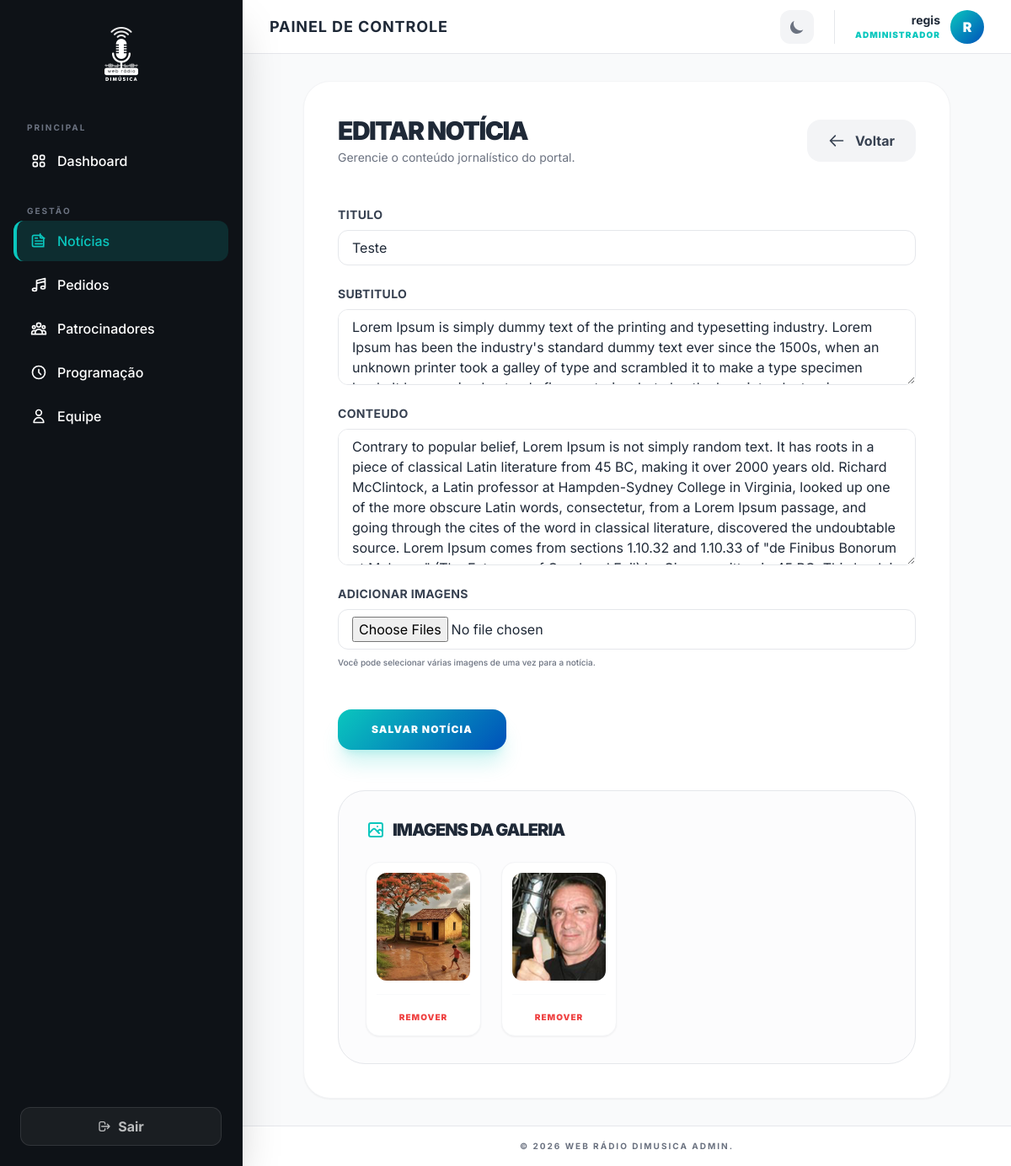
Before: /painel/noticias/2/editar/ (signed in) with the older database file.
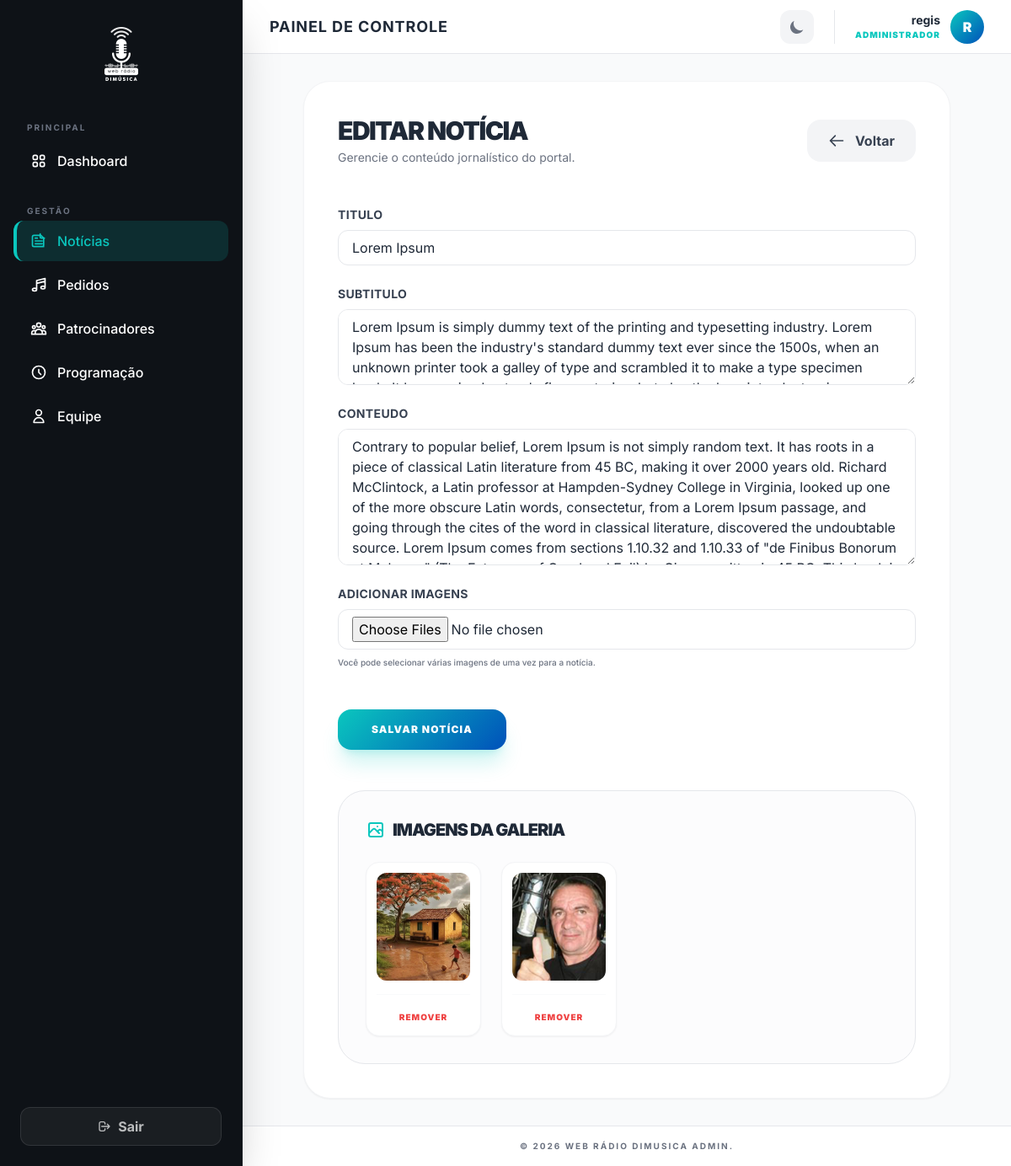
After: the same page with the newer database file.
### notices/models.py (models this page shows, shortened)
class Noticias(models.Model):
    titulo = models.CharField(max_length=255, unique=True, blank=False, null=False)
    subtitulo = models.TextField(blank=False, null=False)
    conteudo = models.TextField(blank=False, null=False)
    created_at = models.DateTimeField(auto_now_add=True)
    updated_at = models.DateTimeField(auto_now=True)
    created_by = models.ForeignKey(User, on_delete=models.SET_NULL, null=True, related_name='noticias_criadas')
    updated_by = models.ForeignKey(User, on_delete=models.SET_NULL, null=True, related_name='noticias_editadas')

### webadmin/views.py (the view)
# urls.py: path('noticias/<int:pk>/editar/', views.noticia_form, name='admin_noticia_edit'),
@login_required(login_url='admin_login')
def noticia_form(request, pk=None):
    if pk:
        noticia = get_object_or_404(Noticias, pk=pk)
    else:
        noticia = None
    if request.method == 'POST':
        form = NoticiaForm(request.POST, request.FILES, instance=noticia)
        if form.is_valid():
            noticia_obj = form.save(commit=False)
            if not pk:  # Nova notícia
                noticia_obj.created_by = request.user
            noticia_obj.updated_by = request.user
            noticia_obj.save()
            for f in request.FILES.getlist('imagens'):
                Imagem.objects.create(noticia=noticia_obj, imagem=f, rodape='Imagem anexada')
            messages.success(request, 'Notícia salva com sucesso!')
            return redirect('admin_noticias_list')
    else:
        form = NoticiaForm(instance=noticia)
    return render(request, 'webadmin/noticia_form.html', {
        'form': form,
        'is_edit': bool(pk)
    })

### webadmin/templates/webadmin/noticia_form.html (shortened to what this page needs)
{% extends 'webadmin/base.html' %}
{% block content %}
<div class="max-w-3xl mx-auto bg-white dark:bg-dark-lighter p-6 lg:p-10 rounded-[32px] shadow-sm border border-gray-100 dark:border-white/5 transition-colors duration-300">
    <div class="flex flex-col sm:flex-row justify-between items-start sm:items-center gap-6 mb-12">
        <div>
            <h2 class="text-3xl font-black text-gray-800 dark:text-white uppercase tracking-tighter">
                {% if is_edit %}Editar Notícia{% else %}Nova Notícia{% endif %}
            </h2>
            <p class="text-sm text-gray-500 dark:text-gray-400 mt-1">Gerencie o conteúdo jornalístico do portal.</p>
        </div>
        <a href="{% url 'admin_noticias_list' %}" class="inline-flex items-center gap-3 px-6 py-3 bg-gray-100 dark:bg-white/5 text-gray-700 dark:text-gray-300 font-bold rounded-2xl hover:bg-gray-200 dark:hover:bg-white/10 transition-all duration-300 border border-transparent group">
            <svg xmlns="http://www.w3.org/2000/svg" class="h-5 w-5 transform group-hover:-translate-x-1 transition-transform" fill="none" viewBox="0 0 24 24" stroke="currentColor"><path stroke-linecap="round" stroke-linejoin="round" stroke-width="2" d="M10 19l-7-7m0 0l7-7m-7 7h18" /></svg>
            Voltar
        </a>
    </div>
    <form method="post" enctype="multipart/form-data" class="space-y-6">
        {% for field in form %}
            <div class="flex flex-col">
                <label class="font-bold text-sm text-gray-700 dark:text-gray-300 mb-2 uppercase tracking-wide">{{ field.label }}</label>
                {{ field }}
                {% if field.help_text %}
                    <span class="text-[10px] text-gray-500 dark:text-gray-400 mt-2 font-medium">{{ field.help_text }}</span>
                {% endif %}
            </div>
        {% endfor %}
        <div class="pt-6">
            <button type="submit" class="btn-gradient text-white px-10 py-4 rounded-2xl font-black uppercase tracking-widest text-xs shadow-xl shadow-teal/20 transition-all hover:scale-105 active:scale-95">
                Salvar Notícia
            </button>
        </div>
    </form>
    {% if is_edit and form.instance.imagens.all %}
    <div class="mt-12 p-8 bg-gray-50/50 dark:bg-black/10 rounded-[32px] border border-gray-200 dark:border-white/5">
        <h3 class="text-xl font-black text-gray-800 dark:text-white mb-6 flex items-center gap-2 uppercase tracking-tighter">
            Imagens da Galeria
        </h3>
        <div class="grid grid-cols-2 lg:grid-cols-4 gap-6">
            {% for img in form.instance.imagens.all %}
            <div class="group border border-gray-100 dark:border-white/5 rounded-2xl bg-white dark:bg-dark-lighter p-3 flex flex-col items-center justify-between shadow-sm hover:shadow-xl transition-all">
                <div class="h-32 w-full overflow-hidden rounded-xl mb-4 bg-gray-100 dark:bg-black/20 flex items-center justify-center relative">
                    <img src="{{ img.imagem.url }}" class="h-full w-full object-cover group-hover:scale-110 transition-transform duration-500" alt="">
                </div>
                <form action="{% url 'admin_noticia_imagem_delete' img.id %}" method="post" class="w-full text-center border-t border-gray-50 dark:border-white/5 pt-3">
                    <button type="button" onclick="openDeleteModal(this.parentElement, 'esta imagem da galeria')" class="text-red-500 text-[10px] font-black uppercase tracking-widest hover:text-red-700 transition-colors">
                        Remover
                    </button>
                </form>
            </div>
            {% endfor %}
        </div>
    </div>
    {% endif %}
</div>
{% endblock %}

Changed rows visible on the page:
changed Noticias: titulo "Teste" → "Lorem Ipsum"
